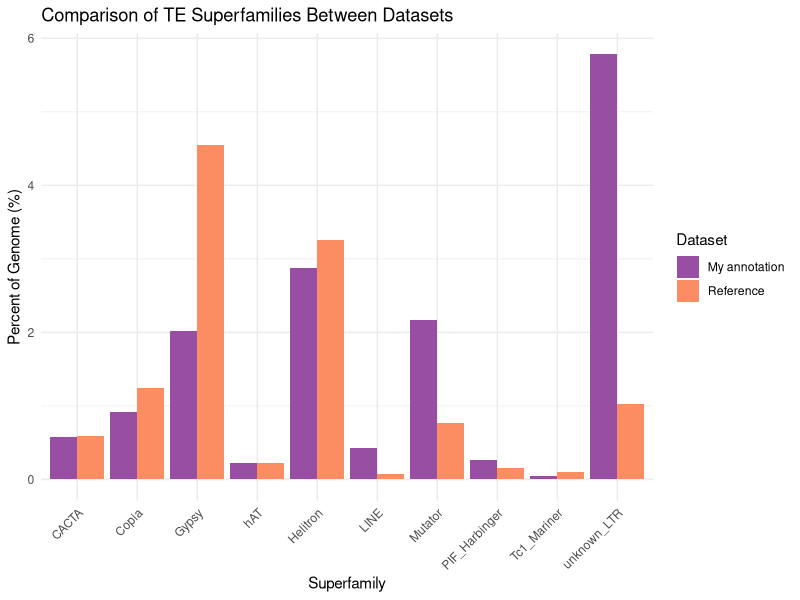

The R script that drew this image:
# Load necessary libraries
library(ggplot2)
library(reshape2)

# Data input: Main dataset (original data)
superfamilies_data <- data.frame(
  Superfamily = c("LINE", "Copia", "Gypsy", "unknown_LTR", "CACTA", "Mutator", 
                  "PIF_Harbinger", "Tc1_Mariner", "hAT", "Helitron"),
  bpMasked = c(596560, 1291761, 2828646, 8100638, 813816, 3038120, 
               363475, 54821, 305246, 4039663),
  percentGenome = c(0.43, 0.92, 2.02, 5.78, 0.58, 2.17, 
                    0.26, 0.04, 0.22, 2.88),
  Dataset = "My annotation"
)

# Data input: Reference data (Kar-1 data from the paper)
kar1_data <- data.frame(
  Superfamily = c("CACTA", "Copia", "Gypsy", "hAT", "Helitron", "LINE", 
                  "unknown_LTR", "Mutator", "PIF_Harbinger", "Tc1_Mariner"),
  percentGenome = c(0.59, 1.24, 4.55, 0.23, 3.26, 0.07, 1.03, 0.77, 0.16, 0.1),
  Dataset = "Reference"
)

# Combine the two datasets
combined_data <- rbind(
  superfamilies_data[, c("Superfamily", "percentGenome", "Dataset")],
  kar1_data
)

# Melt the data for easier plotting
melted_combined <- melt(combined_data, id.vars = c("Superfamily", "Dataset"))

# Plot the data
ggplot(melted_combined, aes(x = Superfamily, y = value, fill = Dataset)) + 
  geom_bar(stat = "identity", position = "dodge") + 
  labs(title = "Comparison of TE Superfamilies Between Datasets", 
       x = "Superfamily", y = "Percent of Genome (%)") +
  theme_minimal() +
  theme(axis.text.x = element_text(angle = 45, hjust = 1)) +
  scale_fill_manual(values = c("My annotation" = "#984EA3", "Reference" = "#FC8D62"))
